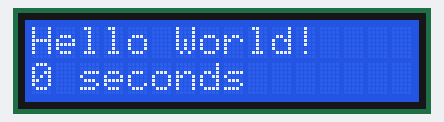
A sketch run on a simulated Arduino Uno, built with avr-gcc and run on an emulated ATmega328P. Shown: 16×2 character LCD.

Above: at 0.1 s.
At 4.1 s:
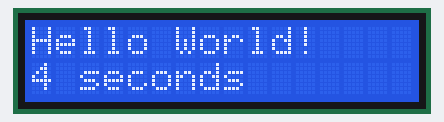
At 9.1 s:
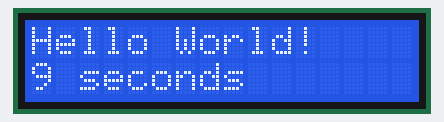
At 19.1 s:
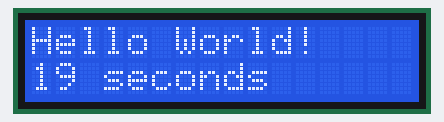
At 29.1 s:
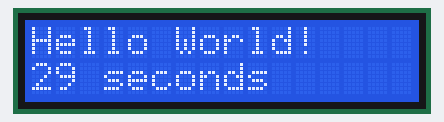
At 39.1 s:
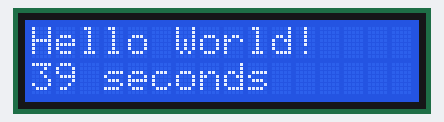

Measured:
- what the display in image 1 shows lasts 1.0 s, from 4.0 s to 5.0 s

The sketch:

one.ino
```cpp
//Code 1- Simple text display with time elapsed in seconds

#include <LiquidCrystal.h>
short int rs=12,
          en=11,
          d4=5,
          d5=4,
          d6=3,
          d7=2;
LiquidCrystal lcd(rs,en,d4,d5,d6,d7);


void setup(){
lcd.begin(16,2);
lcd.print("Hello World!"); //print a message on the LCD
}

void loop(){
lcd.setCursor(0,1);  //set the cursor to column 0, line 1
lcd.print(millis()/1000);   //print the number of seconds since reset
lcd.print(" seconds");
}
```
